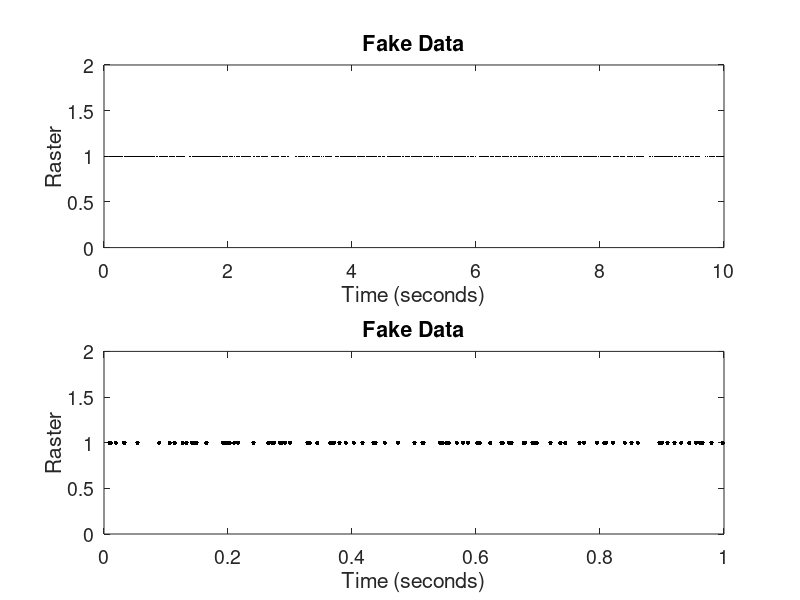
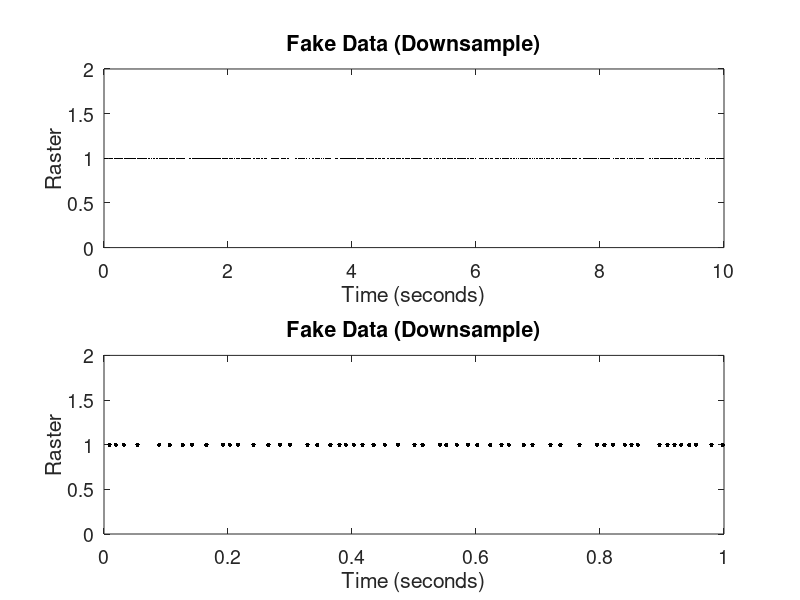

The MATLAB source for these figures, in order: (Note: this script raises an error after producing the figures.)
function Chapter_10_Question_3()
    % Question 3 - Explore Spectral Decomposition of Simulated Spike Train
    
    %Create 100 Hz Spike for 10 seconds
    sample_interval = .001;
    lambda = 100/1000; %spike rate in milliseconds
    T = 10;
    t = sample_interval:sample_interval:T;
    fake_spikes = poissrnd(lambda, 1, length(t));
    spike_times = t(fake_spikes == 1);
    
    %Remove Spikes Within 10 msec of Another Spike
    downsample_spike_times = spike_times(1);
    i = 1;
    k = 1;
    while k < length(spike_times)
        if (spike_times(k) - downsample_spike_times(i)) > .01
           downsample_spike_times(i+1) = spike_times(k);
           i = i + 1;
        end
        k = k + 1;
    end
    fake_downsample_spikes = zeros(1, length(fake_spikes));
    [~, time_inds] = min(abs(t - downsample_spike_times'), [], 2);
    fake_downsample_spikes(time_inds) = 1;
    
    %Visualize Fake Data
    figure()
    subplot(2, 1, 1)
    plot(spike_times, ones(1, length(spike_times)), '.k', 'MarkerSize', 2)
    xlabel('Time (seconds)')
    ylabel('Raster')
    title('Fake Data')
    ylim([0 2])
    set(gca, 'FontSize', 14)
    subplot(2, 1, 2)
    plot(spike_times, ones(1, length(spike_times)), '.k', 'MarkerSize', 10)
    xlabel('Time (seconds)')
    ylabel('Raster')
    title('Fake Data')
    ylim([0 2])
    xlim([0 1])
    set(gca, 'FontSize', 14)
    
    %Visualize Downsampled Fake Data
    figure()
    subplot(2, 1, 1)
    plot(downsample_spike_times, ones(1, length(downsample_spike_times)), '.k', 'MarkerSize', 2)
    xlabel('Time (seconds)')
    ylabel('Raster')
    title('Fake Data (Downsample)')
    ylim([0 2])
    set(gca, 'FontSize', 14)
    subplot(2, 1, 2)
    plot(downsample_spike_times, ones(1, length(downsample_spike_times)), '.k', 'MarkerSize', 10)
    xlabel('Time (seconds)')
    ylabel('Raster')
    title('Fake Data (Downsample)')
    ylim([0 2])
    xlim([0 1])
    set(gca, 'FontSize', 14)
    
    %Get Spectrums
    TW = 4;
    ntapers = 2*TW - 1;
    params.Fs = 1000;
    params.tapers = [TW ntapers];
    params.fpass = [0 500];
    [spike_S, f] = mtspectrumpb(fake_spikes, params);
    [downsample_spike_S, f] = mtspectrumpb(fake_downsample_spikes, params);
  
    %Visualize Spectrum
    figure()
    subplot(2, 1, 1)
    plot(f, spike_S, 'k', 'LineWidth', 2)
    xlabel('Frequency (Hz)')
    ylabel('Power (Hz)')
    title('Spectrum of Homogeneous Poisson Process')
    set(gca, 'FontSize', 14)
    subplot(2, 1, 2)
    plot(f, downsample_spike_S, 'k', 'LineWidth', 2)
    xlabel('Frequency (Hz)')
    ylabel('Power (Hz)')
    title('Spectrum of Downsampled Poisson Process')
    set(gca, 'FontSize', 14)
    
    % The theoretical poisson process has a nice flat spectral decomposition,
    % in line with what we learned this chapter. However, when we remove
    % anything within 10 msec, we are explicitly creating a refractory period
    % where spiking cannot occur. This refractory period is seen as a decrease
    % in power in the lower frequency.
    
end
